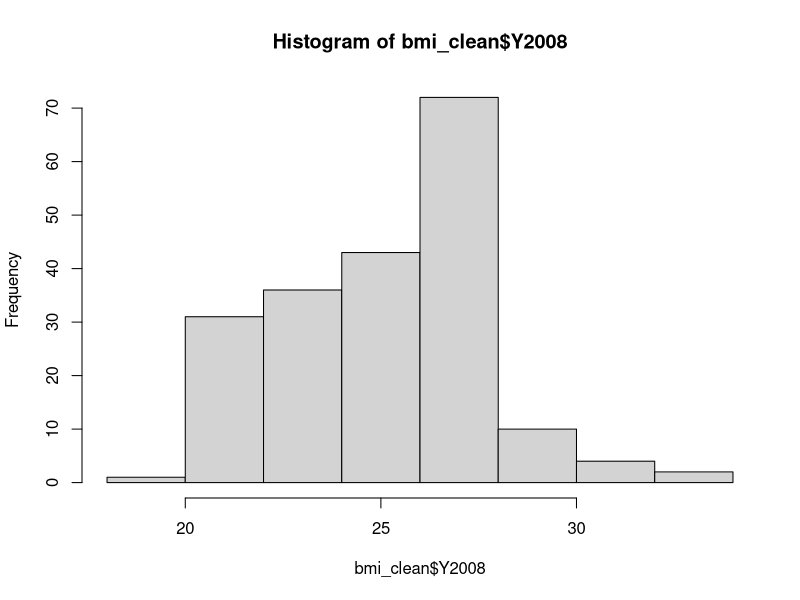
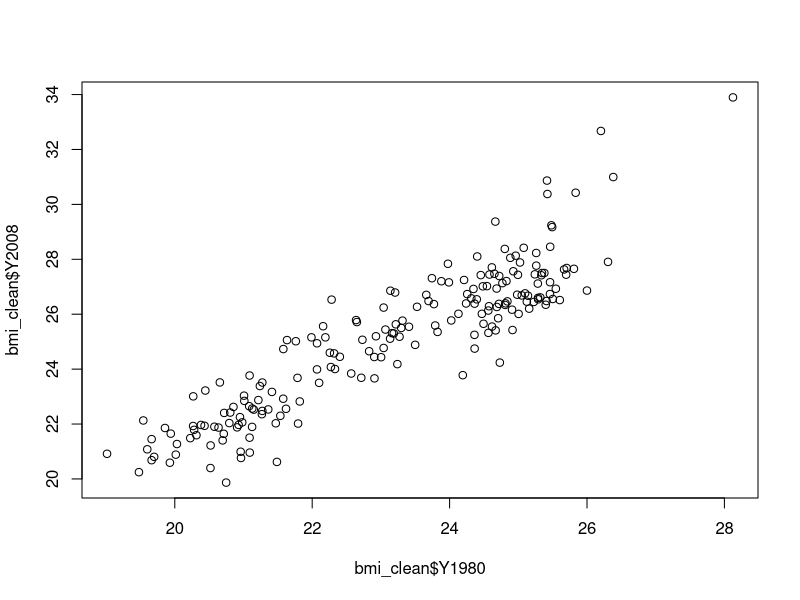
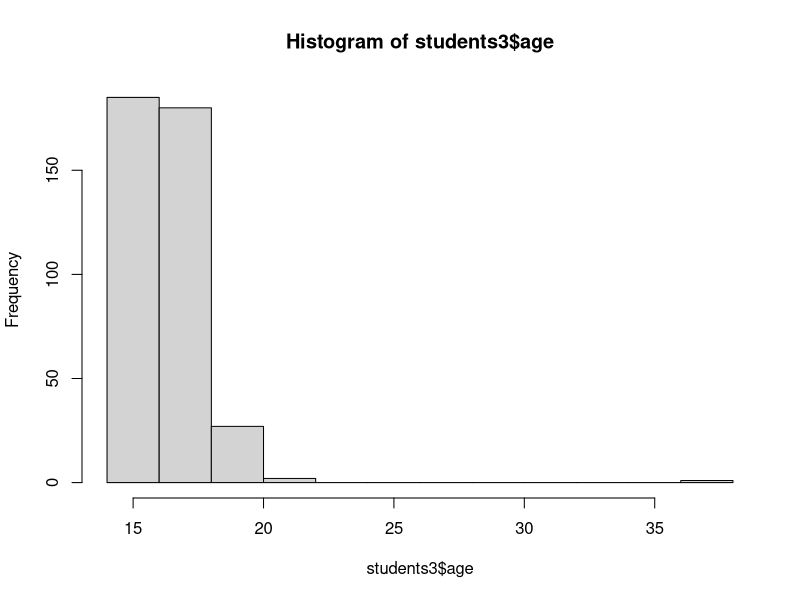
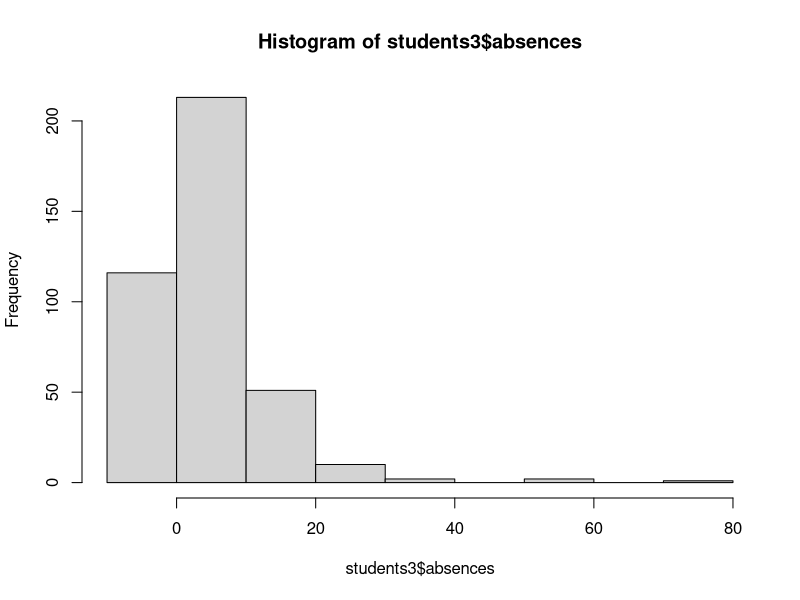
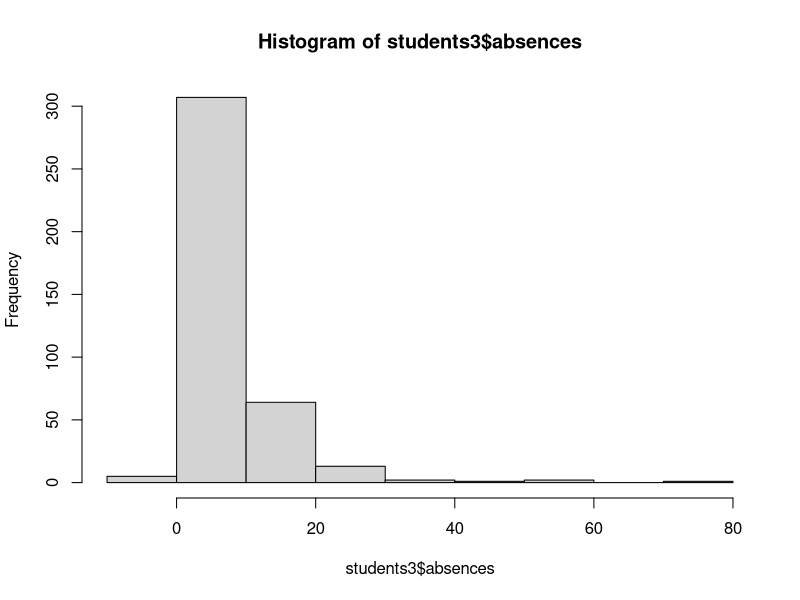
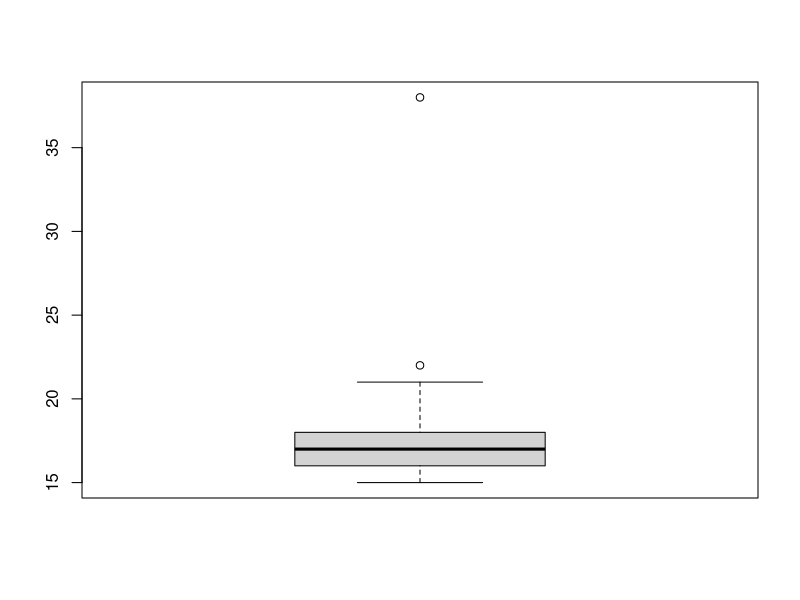
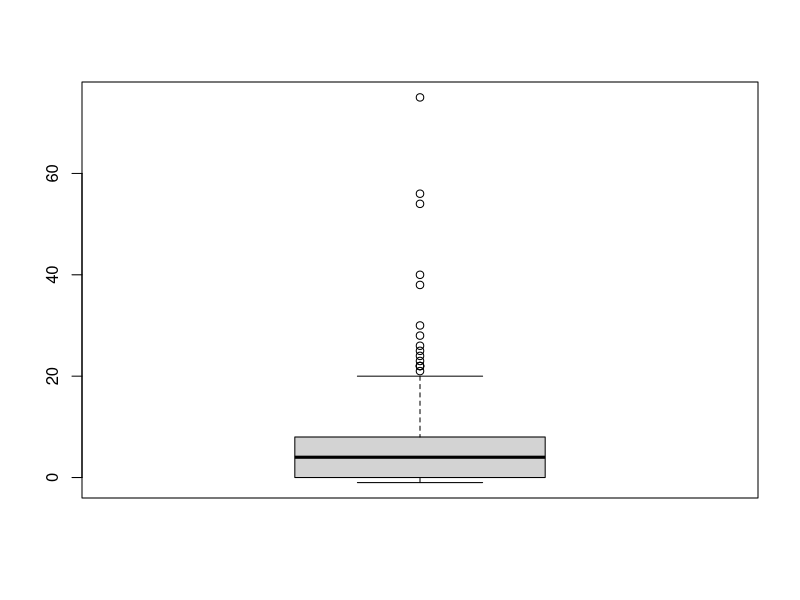
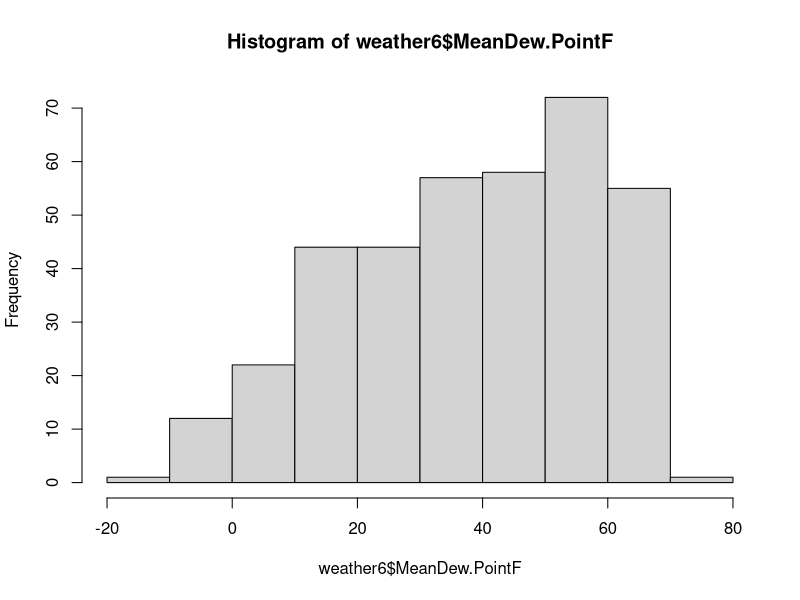

R code for these plots, in order:
## ---- chunk 1
knitr::opts_chunk$set(echo = TRUE, message = FALSE, warning = FALSE)
library(ggplot2)
## ---- chunk 2
###Chapter 1 Introduction and Exploring Raw Data

###Here's what Messy Data Looks Like
# Weather in Data Camp's workspace
weather <- read.csv("weather.csv")
weather_clean <- read.csv("weather_clean.csv")
bmi_clean <- read.csv("bmi_clean.csv")

# View the first 6 rows of data
head(weather)

# View the last 6 rows of data
tail(weather)

# View a condensed summary of the data
str(weather)

###Here's what Clean Data Look Like
# View the first 6 rows of data
head(weather_clean)

# View the last 6 rows of data
tail(weather_clean)

# View a condensed summary of the data
str(weather_clean)

###Getting a Feel for Your Data
# Check the class of bmi
class(bmi_clean)

# Check the dimensions of bmi
dim(bmi_clean)

# View the column names of bmi
names(bmi_clean)

###Viewing the Structure of Your Data
# Check the structure of bmi
str(bmi_clean)

# Load dplyr
library(dplyr)

# Check the structure of bmi, the dplyr way
glimpse(bmi_clean)

# View a summary of bmi
summary(bmi_clean)

###Looking at Your Data
# Print bmi to the console
bmi_clean

# View the first 6 rows
head(bmi_clean)

# View the first 15 rows
head(bmi_clean, 15)

# View the last 6 rows
tail(bmi_clean)

# View the last 10 rows
tail(bmi_clean, 10)

###Visualizing your Data
# Histogram of BMIs from 2008
hist(bmi_clean$Y2008)

# Scatter plot comparing BMIs from 1980 to those from 2008
plot(bmi_clean$Y1980, bmi_clean$Y2008)

## ---- chunk 3
###Chapter 2 Tidying Data

###Gathering Columns into Key-Value Pairs
library(tidyr)
library(dplyr)
bmi_cc <- read.csv("bmi_cc.csv")
census <- read.csv("census.csv")
census_long <- read.csv("census_long.csv")
census_long3 <- read.csv("census_long3.csv")

# Apply gather() to bmi and save the result as bmi_long
bmi_long <- gather(bmi_clean, year, bmi_val, -Country)

# View the first 20 rows of the result
head(bmi_long, 20)

###Spreading Key-Value Pairs into Columns
# Apply spread() to bmi_long
bmi_wide <- spread(bmi_long, year, bmi_val)

# View the head of bmi_wide
head(bmi_wide)

###Seperating Columns
# bmi_cc loaded in Data Camp's workspace
# Apply separate() to bmi_cc
bmi_cc_clean <- separate(bmi_cc, col = Country_ISO, into = c("Country", "ISO"), sep = "/")

# View the head of the result
head(bmi_cc_clean)

###Uniting Columns
# Apply unite() to bmi_cc_clean
bmi_cc <- unite(bmi_cc_clean, Country_ISO, Country, ISO, sep = "-")

# View the head of the result
head(bmi_cc)

###Column Headers are Values, Not Variable Names
## tidyr and dplyr are already loaded for you

# View the head of census
head(census)

# Gather the month columns
census2 <- gather(census, month, amount, -YEAR)

# Arrange rows by YEAR using dplyr's arrange
census2 <- arrange(census2, YEAR)

# View first 20 rows of census2
head(census2, 20)

###Variables are Stored in Both Rows and Columns
## tidyr is already loaded for you

# View first 50 rows of census_long
# census_long in Data Camp's workspace
head(census_long, 50)

# Spread the type column
census_long2 <- spread(census_long, type, amount)

# View first 20 rows of census_long2
head(census_long2, 20)

###Multiple Values are Stored in one column
## tidyr is already loaded for you

# View the head of census_long3
# census_long3 in Data Camp's workspace
head(census_long3)

# Separate the yr_month column into two
census_long4 <- separate(census_long3, yr_month, c("year", "month"))

# View the first 6 rows of the result
head(census_long4)
## ---- chunk 4
###Chapter 3 Preparing for Data Analysis

students <- read.csv("students.csv")
students2 <- read.csv("students2.csv")
states <- read.csv("states.csv")
social_df <- read.csv("social_df.csv")
students3 <- read.csv("students3.csv")

###Types of Variables in R
# Make this evaluate to character
class("true")

# Make this evaluate to numeric
class(8484.00)

# Make this evaluate to integer
class(99L)

# Make this evaluate to factor
class(factor("factor"))

# Make this evaluate to logical
class(FALSE)

###Common Type Conversions
# Preview students with str()
str(students)

# Coerce Grades to character
students$Grades <- as.character(students$Grades)

# Coerce Medu to factor
students$Medu <- as.factor(students$Medu)

# Coerce Fedu to factor
students$Fedu <- as.factor(students$Fedu)

# Look at students once more with str()
str(students)

###Working with Dates
# students2 in Data Camp's workspace
# Preview students2 with str()
str(students2)

# Load the lubridate package
library(lubridate)

# Parse as date
dmy("17 Sep 2015")

# Parse as date and time (with no seconds!)
mdy_hm("July 15, 2012 12:56")

# Coerce dob to a date (with no time)
students2$dob <- ymd(students2$dob)

# Coerce nurse_visit to a date and time
students2$nurse_visit <- ymd_hms(students2$nurse_visit)

# Look at students2 once more with str()
str(students2)

###Trimming and Padding Strings
# Load the stringr package
library(stringr)

# Trim all leading and trailing whitespace
str_trim(c("   Filip ", "Nick  ", " Jonathan"))

# Pad these strings with leading zeros
str_pad(c("23485W", "8823453Q", "994Z"), width = 9, side = "left", pad = "0")

###Upper and Lower Case
# states in Data Camp's workspace
# Print state abbreviations
states

# Make states all uppercase and save result to states_upper
states_upper <- toupper(states)

# Make states_upper all lowercase again
tolower(states_upper)

###Finding and Replacing Strings
## stringr has been loaded for you

# Look at the head of students2
head(students2)

# Detect all dates of birth (dob) in 1997
str_detect(students2$dob, "1997")

# In the sex column, replace "F" with "Female"...
students2$sex <- str_replace(students2$sex, "F", "Female")

# ...And "M" with "Male"
students2$sex <- str_replace(students2$sex, "M", "Male")

# View the head of students2
head(students2)

###Finding Missing Values
# social_df is in Data Camp's workspace
# Call is.na() on the full social_df to spot all NAs
is.na(social_df)

# Use the any() function to ask whether there are any NAs in the data
any(is.na(social_df))

# View a summary() of the dataset
summary(social_df)

# Call table() on the status column
table(social_df$status)

###Dealing with Missing Values
## The stringr package is preloaded

# Replace all empty strings in status with NA
social_df$status[social_df$status == ""] <- NA

# Print social_df to the console
social_df

# Use complete.cases() to see which rows have no missing values
complete.cases(social_df)

# Use na.omit() to remove all rows with any missing values
na.omit(social_df)

###Dealing with Outliers and Obvious Errors
# students3 is in Data Camp's workspace
# Look at a summary() of students3
summary(students3)

# View a histogram of the age variable
hist(students3$age)

# View a histogram of the absences variable
hist(students3$absences)

# View a histogram of absences, but force zeros to be bucketed to the right of zero
hist(students3$absences, right = FALSE)

###Another Look at Strange Values
# View a boxplot of age
boxplot(students3$age)

# View a boxplot of absences
boxplot(students3$absences)

## ---- chunk 5
###Chapter 4 Putting it All Together

###Get a Feel For the Data
# Verify that weather is a data.frame
class(weather)

# Check the dimensions
dim(weather)

# View the column names
names(weather)

###Summarize the Data
# View the structure of the data
str(weather)

# Load dplyr package
library(dplyr)

# Look at the structure using dplyr's glimpse()
glimpse(weather)

# View a summary of the data
summary(weather)

###Take a Closer Look
# View first 6 rows
head(weather)

# View first 15 rows
head(weather, 15)

# View the last 6 rows
tail(weather)

# View the last 10 rows
tail(weather, 10)

###Column Names are Values
# Load the tidyr package
library(tidyr)

# Gather the columns
weather2 <- gather(weather, day, value, X1:X31, na.rm = TRUE)

# View the head
head(weather2)

###Values are Variable Names
## The tidyr package is already loaded

# First remove column of row names
weather2 <- weather2[, -1]

# Spread the data
weather3 <- spread(weather2, measure, value)

# View the head
head(weather3)

###Clean Up Dates
## tidyr and dplyr are already loaded

# Load the stringr and lubridate packages
library(stringr)
library(lubridate)

# Remove X's from day column
weather3$day <- str_replace(weather3$day, "X", "")

# Unite the year, month, and day columns
weather4 <- unite(weather3, date, year, month, day, sep = "-")

# Convert date column to proper date format using stringr's ymd()
weather4$date <- ymd(weather4$date)

# Rearrange columns using dplyr's select()
weather5 <- select(weather4, date, Events, CloudCover:WindDirDegrees)

# View the head
head(weather5)

###A Closer Look at Column Types
# View the structure of weather5
str(weather5)

# Examine the first 20 rows of weather5. Are most of the characters numeric?
head(weather5, 20)

# See what happens if we try to convert PrecipitationIn to numeric
as.numeric(weather5$PrecipitationIn)

###Column Type Conversions
## The dplyr package is already loaded

# Replace T with 0 (T = trace)

weather5$PrecipitationIn <- str_replace(weather5$PrecipitationIn, "T", "0")

# Convert characters to numerics
weather6 <- mutate_each(weather5, funs(as.numeric), CloudCover:WindDirDegrees)

# Look at result
str(weather6)

###Find Missing Values
# Count missing values
sum(is.na(weather6))

# Find missing values
summary(weather6)

# Find indices of NAs in Max.Gust.SpeedMPH
ind <- which(is.na(weather6$Max.Gust.SpeedMPH))

# Look at the full rows for records missing Max.Gust.SpeedMPH
weather6[ind, ]

###An Obvious Error
# Review distibutions for all variables
summary(weather6)

# Find row with Max.Humidity of 1000
ind <- which(weather6$Max.Humidity == 1000)

# Look at the data for that day
weather6[ind, ]

# Change 1000 to 100
weather6$Max.Humidity[ind] <- 100

###Another Obvious Error
# Look at summary of Mean.VisibilityMiles
summary(weather6$Mean.VisibilityMiles)

# Get index of row with -1 value
ind <- which(weather6$Mean.VisibilityMiles == -1)

# Look at full row
weather6[ind, ]

# Set Mean.VisibilityMiles to the appropriate value
weather6$Mean.VisibilityMiles[ind] <- 10

###Check Other Extreme Values
# Review summary of full data once more
summary(weather6)

# Look at histogram for MeanDew.PointF
hist(weather6$MeanDew.PointF)

# Look at histogram for Min.TemperatureF
hist(weather6$Min.TemperatureF)

# Compare to histogram for Mean.TemperatureF
hist(weather6$Mean.TemperatureF)

###Finishing Touches
temp <- read.csv("new_colnames.csv") 
new_colnames <- as.vector(temp$x)

# Clean up column names
names(weather6) <- new_colnames

# Replace empty cells in Events column
weather6$events[weather6$events == ""] <- "None"

# Print the first 6 rows of weather6
head(weather6)
